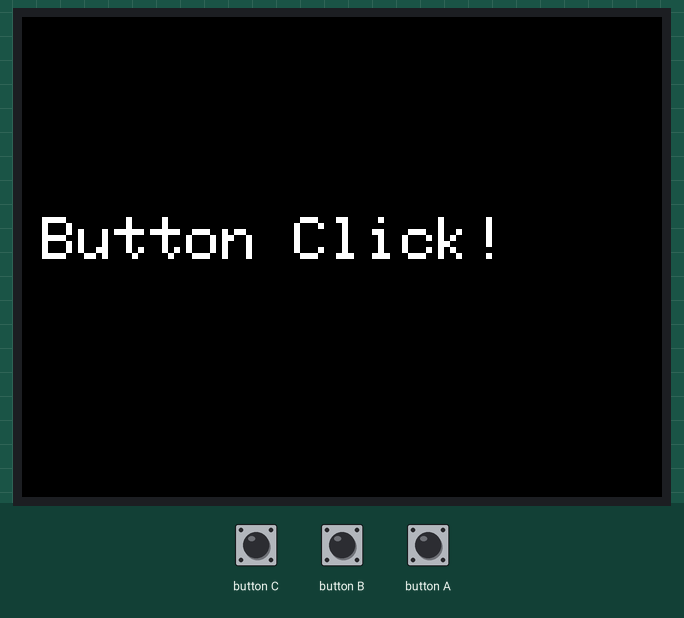
Bench run of a sketch on a simulated ESP32. On the bench: 320×240 colour display. The inputs (shaded band) are chosen by the test bench. WiFi joins after 1.5 s; servers stay silent unless stated; uploads are accepted with an empty reply; what the sketch prints to the serial monitor is not drawn.

Above: at 2.8 s.
2.9 s: button B pressed for 0.15 s
At 4.1 s:
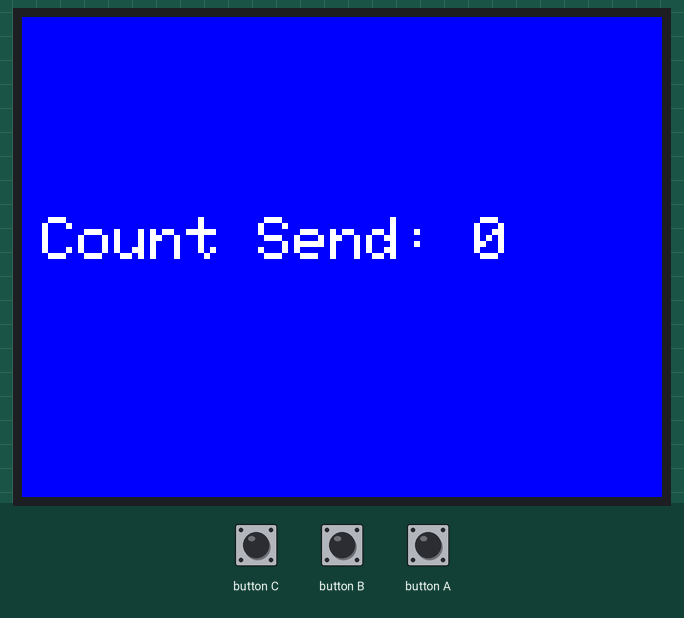
4.6 s: button C pressed for 0.15 s
At 5.4 s:
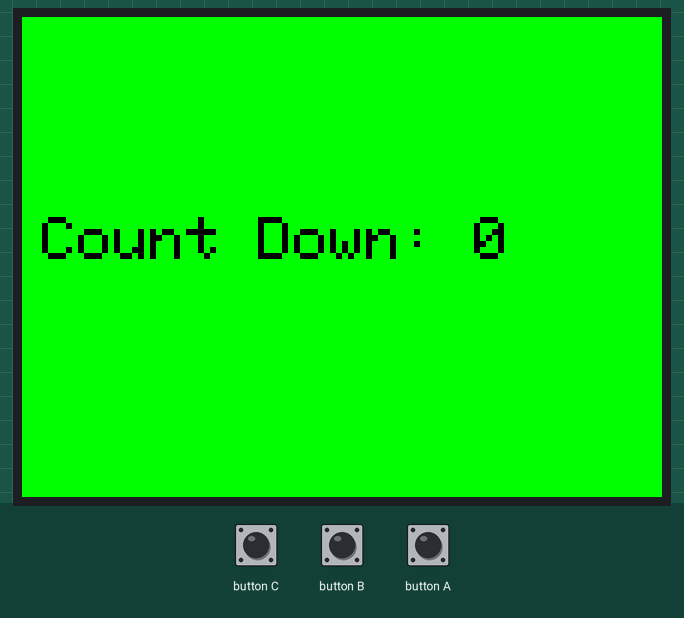
6.3 s: button A pressed for 0.15 s
At 7.7 s:
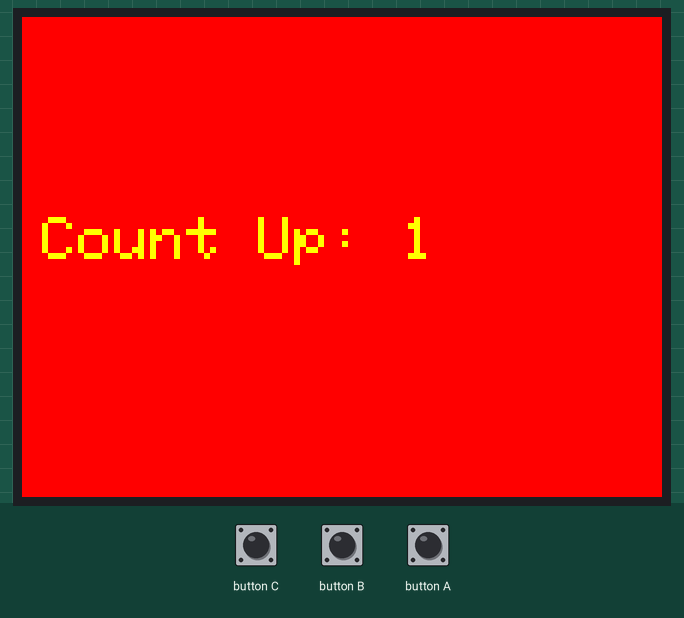
8.0 s: button B pressed for 1 s
At 10.2 s:
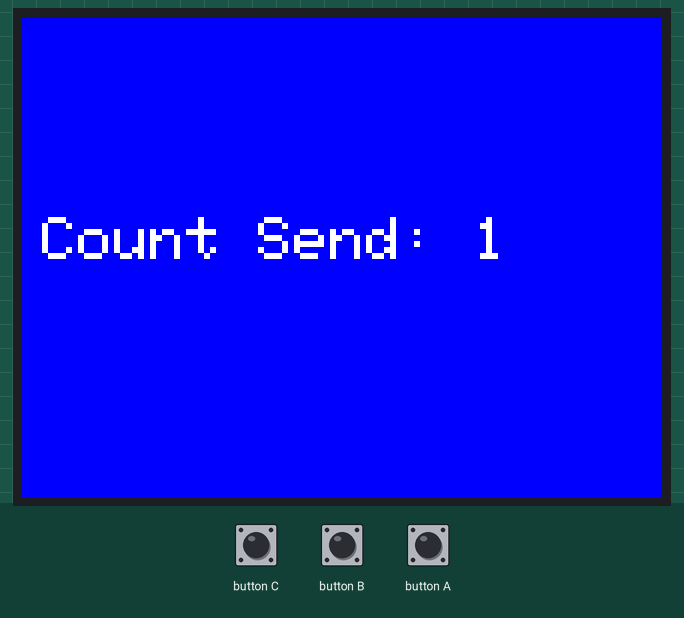
10.5 s: button A pressed for 1 s
At 12.3 s:
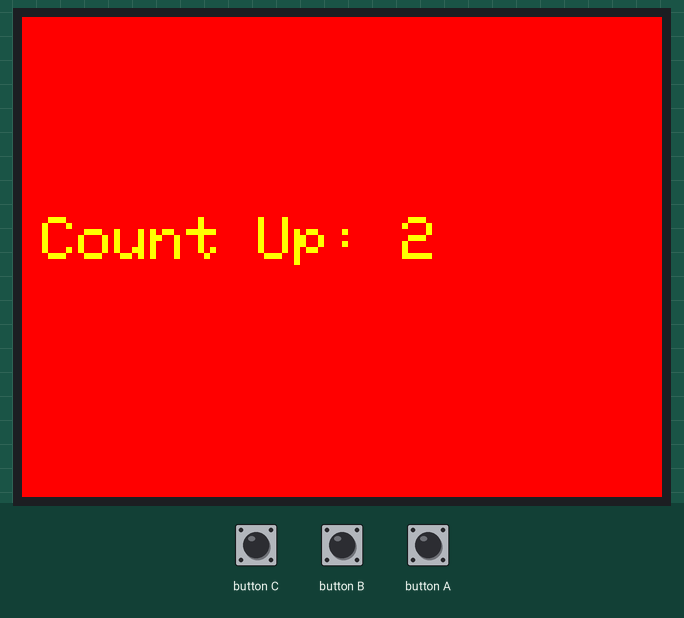
13.0 s: button C pressed for 1 s
At 15.5 s:
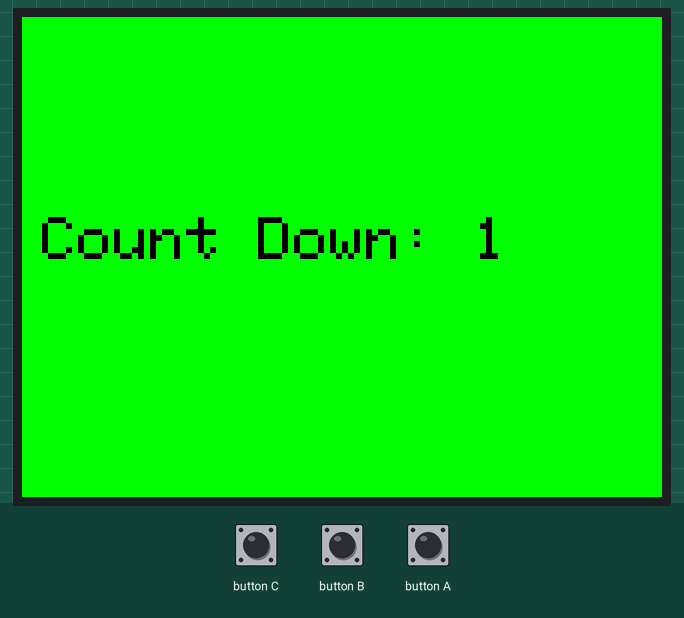
Timing chart, 0 to 16.5 s (numbered marks = the images above; inputs shaded):
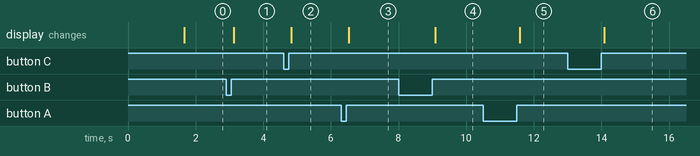

The sketch:

post_request.ino
```cpp
#include <M5Stack.h>
#include <HTTPClient.h>
#include <WiFi.h>
#include <ArduinoJson.h>

#define WIFI_SSID "wifi-2.4"
#define WIFI_PASSWORD "00000000"

// Json設定
StaticJsonDocument<255> json_request;
char buffer[255];

// カウント初期化
int count = 0;

void setup() {
  M5.begin();

  // Wi-Fi接続
  WiFi.begin(WIFI_SSID, WIFI_PASSWORD);
  Serial.print("connecting");
  while (WiFi.status() != WL_CONNECTED) {
    Serial.print(".");
    delay(500);
  }
  Serial.println();

  // WiFi Connected
  Serial.println("\nWiFi Connected.");
  Serial.println(WiFi.localIP());
  M5.Lcd.setTextSize(3);
  M5.Lcd.setCursor(10, 100);
  M5.Lcd.println("Button Click!");


}

// api
const char *host = "https://api-v1-4z3wtnbd5a-an.a.run.app/rswq";

// カウント値送信
void sendCount() {
  json_request["created_at"] = "2022-07-19 22:22:00";
  json_request["location"] = "aquarium_001";
  json_request["sensor"] = "thermometer";
  json_request["measurements"] = count;
  serializeJson(json_request, buffer, sizeof(buffer));

  HTTPClient http;
  http.begin(host);
  http.addHeader("Content-Type", "application/json");
  int status_code = http.POST((uint8_t*)buffer, strlen(buffer));
  Serial.println(status_code);
  if (status_code > 0) {
      if (status_code == HTTP_CODE_FOUND) {
        String payload = http.getString();
        Serial.println(payload);

        M5.Lcd.setCursor(10, 100);
        M5.Lcd.fillScreen(BLACK);
        M5.Lcd.setTextColor(WHITE);
        M5.Lcd.setTextSize(3);
        M5.Lcd.println("Send Done!");
      }
  } else {
      Serial.printf("[HTTP] GET... failed, error: %s\n", http.errorToString(status_code).c_str());
  }
  http.end();
}

void loop() {
  M5.update();

  if (M5.BtnA.wasReleased()) {
    // カウントアップ
    count++;

    // ディスプレイ表示
    M5.Lcd.setCursor(10, 100);
    M5.Lcd.fillScreen(RED);
    M5.Lcd.setTextColor(YELLOW);
    M5.Lcd.setTextSize(3);
    M5.Lcd.printf("Count Up: %d", count);
  }

  if(M5.BtnC.wasReleased()) {
    // カウントダウン
    count--;

    // ゼロ以下にはしない
    if (count <= 0) count = 0;

    // ディスプレイ表示
    M5.Lcd.setCursor(10, 100);
    M5.Lcd.fillScreen(GREEN);
    M5.Lcd.setTextColor(BLACK);
    M5.Lcd.setTextSize(3);
    M5.Lcd.printf("Count Down: %d", count);
  }

  if(M5.BtnB.wasReleased()) {
    // ディスプレイ表示
    M5.Lcd.setCursor(10, 100);
    M5.Lcd.fillScreen(BLUE);
    M5.Lcd.setTextColor(WHITE);
    M5.Lcd.setTextSize(3);
    M5.Lcd.printf("Count Send: %d", count);

    // カウント送信
    sendCount();

  }
}
```

Measured:
- after the input at 2.9 s, the display: changes after 0.23 s (image 1)
- after the input at 4.6 s, the display: changes after 0.23 s (image 2)
- after the input at 6.3 s, the display: changes after 0.23 s (image 3)
- after the input at 8.0 s, the display: changes after 1.1 s (image 4)
- after the input at 10.5 s, the display: changes after 1.1 s (image 5)
- after the input at 13.0 s, the display: changes after 1.1 s (image 6)
